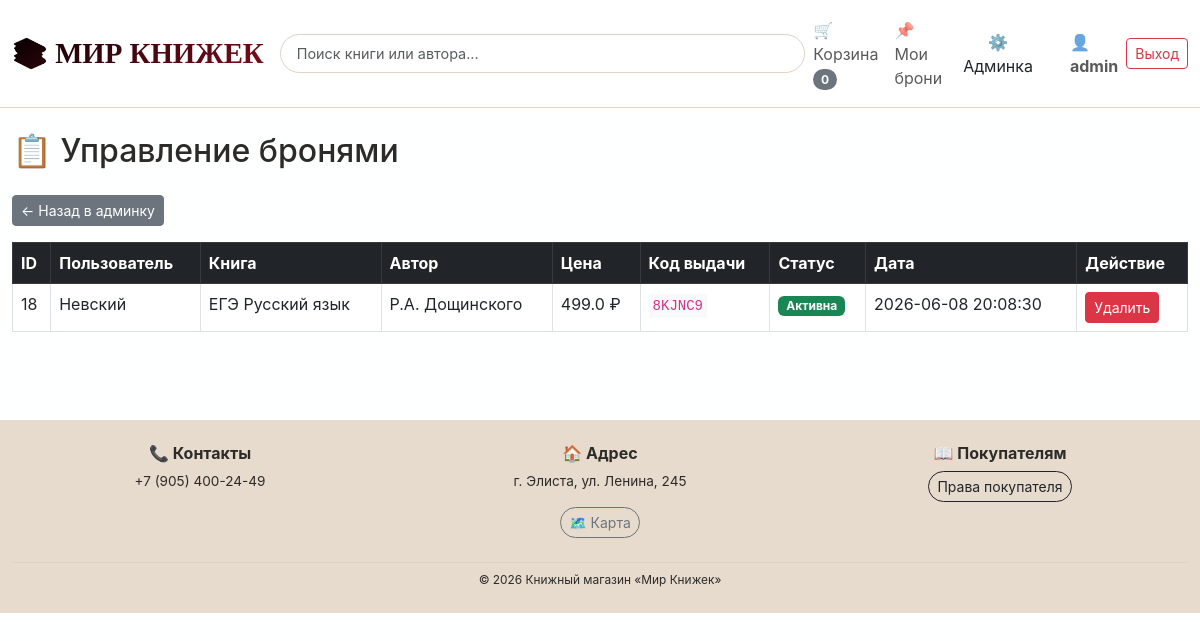
Screenshot of /admin/reservations (signed in) with the database file from the repository.
### tables this page shows
CREATE TABLE reservations 
                    (id INTEGER PRIMARY KEY AUTOINCREMENT,
                     user_id INTEGER,
                     book_id INTEGER,
                     book_title TEXT,
                     book_author TEXT,
                     book_price REAL,
                     status TEXT DEFAULT 'active',
                     created_at TEXT, pickup_code TEXT,
                     FOREIGN KEY (user_id) REFERENCES users (id),
                     FOREIGN KEY (book_id) REFERENCES books (id));

CREATE TABLE users 
                        (id INTEGER PRIMARY KEY AUTOINCREMENT, 
                         username TEXT UNIQUE, 
                         password TEXT, 
                         is_admin INTEGER DEFAULT 0, email TEXT);

### app.py (the view)
@app.route('/admin/reservations')
@admin_required
def admin_reservations():
    conn = get_db_connection()
    reservations = conn.execute('''
        SELECT r.*, u.username
        FROM reservations r
        JOIN users u ON r.user_id = u.id
        ORDER BY r.created_at DESC
    ''').fetchall()
    conn.close()
    return render_template('admin_reservations.html', reservations=reservations)

### app.py (called while the page is built)
@app.context_processor
def inject_csrf_token():
    return {'csrf_token': generate_csrf()}

def get_db_connection():
    conn = sqlite3.connect(DATABASE)
    conn.row_factory = sqlite3.Row
    return conn

def admin_required(f):
    @wraps(f)
    def decorated(*args, **kwargs):
        if not session.get('is_admin'):
            abort(403)
        return f(*args, **kwargs)
    return decorated

### templates/admin_reservations.html
{% extends "layout.html" %}
{% block content %}
<h2 class="mb-4">📋 Управление бронями</h2>
<a href="/admin" class="btn btn-sm btn-secondary mb-3">← Назад в админку</a>
<div class="table-responsive">
    <table class="table table-bordered bg-white">
        <thead class="table-dark">
            <tr><th>ID</th><th>Пользователь</th><th>Книга</th><th>Автор</th><th>Цена</th><th>Код выдачи</th><th>Статус</th><th>Дата</th><th>Действие</th></tr>
        </thead>
        <tbody>
            {% for r in reservations %}
            <tr>
                <td>{{ r.id }}</td>
                <td>{{ r.username }}</td>
                <td>{{ r.book_title }}</td>
                <td>{{ r.book_author }}</td>
                <td>{{ r.book_price }} ₽</td>
                <td><code class="bg-light p-1">{{ r.pickup_code }}</code></td>
                <td>
                    {% if r.status == 'active' %}
                        <span class="badge bg-success">Активна</span>
                    {% elif r.status == 'completed' %}
                        <span class="badge bg-info">Выдана</span>
                    {% else %}
                        <span class="badge bg-secondary">{{ r.status }}</span>
                    {% endif %}
                </td>
                <td>{{ r.created_at }}</td>
                <td>
                    <a href="/admin/reservations/delete/{{ r.id }}" class="btn btn-sm btn-danger" onclick="return confirm('Удалить бронь?')">Удалить</a>
                </td>
            </tr>
            {% endfor %}
        </tbody>
    </table>
</div>
{% endblock %}

### templates/layout.html (style rules this page uses)
body { background-color: #feffff; font-family: 'Inter', sans-serif; color: #2c2b28; min-height: 100vh; display: flex; flex-direction: column; }

### rows the page displays
reservations: id "18", username "Невский", book_title "ЕГЭ Русский язык", book_author "Р.А. Дощинского", book_price "499.0", pickup_code "8KJNC9", status "Активна", created_at "2026-06-08 20:08:30"

### other values shown
{{ session.get('cart', [])|length }} "0"
{{ session.username }} "admin"
